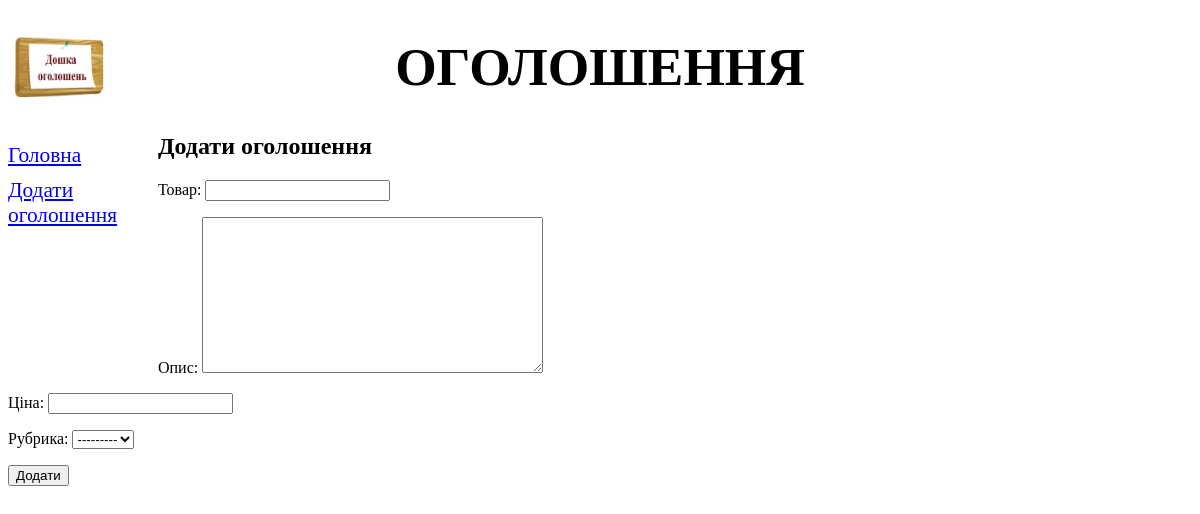
Before: /bboard/add/ with the older database file.
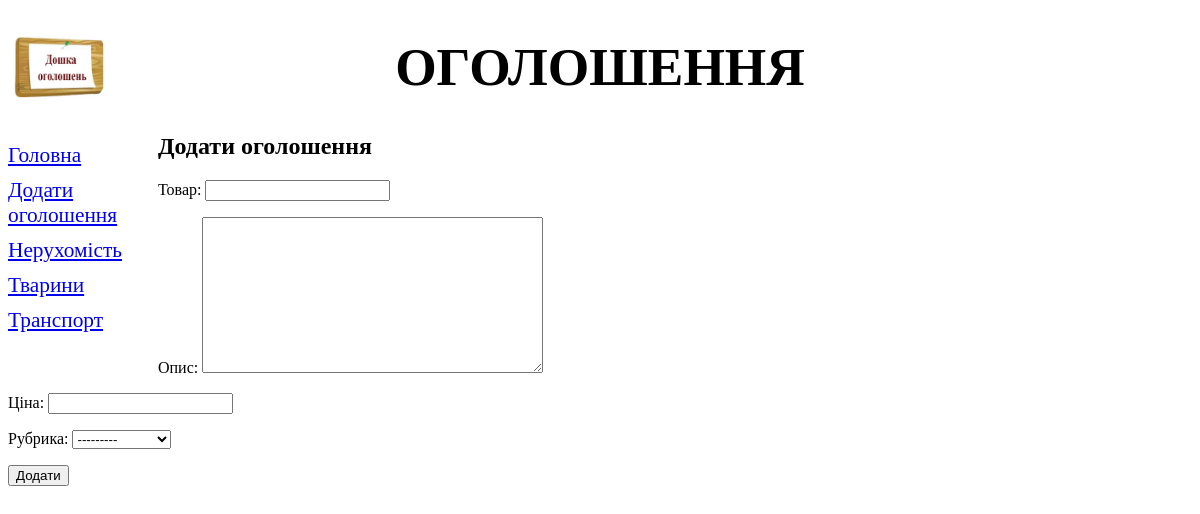
After: the same page with the newer database file.
### bboard/models.py (models this page shows)
class Rubric(models.Model):
    name = models.CharField(max_length=20, db_index=True, verbose_name="Назва")
    def __str__(self):
        return self.name
    class Meta:
        verbose_name_plural ='Рубрики'
        verbose_name ='Рубрика'
        ordering = ['name']

### bboard/views.py (the view)
# urls.py: path('add/', BbCreateView.as_view(), name='add'),
class BbCreateView(CreateView):
    template_name = 'bboard/create.html'
    form_class = BbForm
    success_url = '/bboard'
    success_url = reverse_lazy('index')
    def get_context_data(self, **kwargs):
        context = super().get_context_data(**kwargs)
        context['rubrics'] = Rubric.objects.all()
        return context

### bboard/forms.py
class BbForm(ModelForm):
    class Meta:
        model = Bb
        fields = ('title','content','price','rubric')

### bboard/templates/bboard/create.html (shortened to what this page needs)
{% extends "layout/basic.html" %}
{% block content %}
<h2>Додати оголошення</h2>
<form method="post">
  {{ form.as_p}}
  <input type="submit" value="Додати">
</form>
{% endblock %}

### bboard/templates/layout/basic.html (shortened to what this page needs)
{% load static %}
<!DOCTYPE html>
<html>
  <head>
    <link rel="stylesheet" type="text/css" href="{% static 'bboard/style.css' %}">
  </head>
<body>
    <header>
      <h1>Оголошення</h1>
    </header>
  <nav>
    <a href="{% url 'index' %}">Головна</a>
    <a href="{% url 'add' %}">Додати оголошення </a>
    {% for rubric in rubrics %}
    <a href="{% url 'by_rubric' rubric.pk %}">{{rubric.name}}</a>
    {% endfor %}
  </nav>
  <section>
      {% block content %}
      {% endblock %}
  </section>
</body>
</html>

Changed rows visible on the page:
added Rubric: name "Нерухомість"
added Rubric: name "Тварини"
added Rubric: name "Транспорт"
